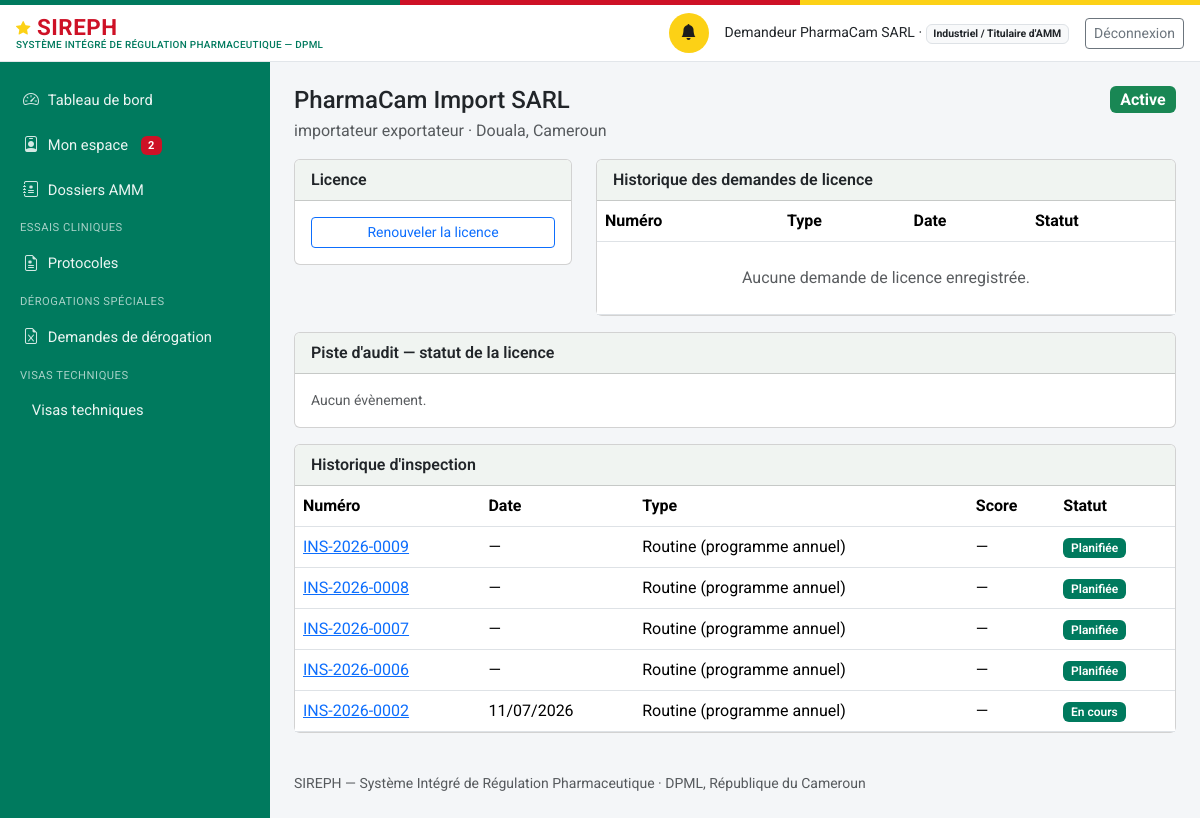
/etablissements/1 (signed in), run on an earlier commit of the app's database.
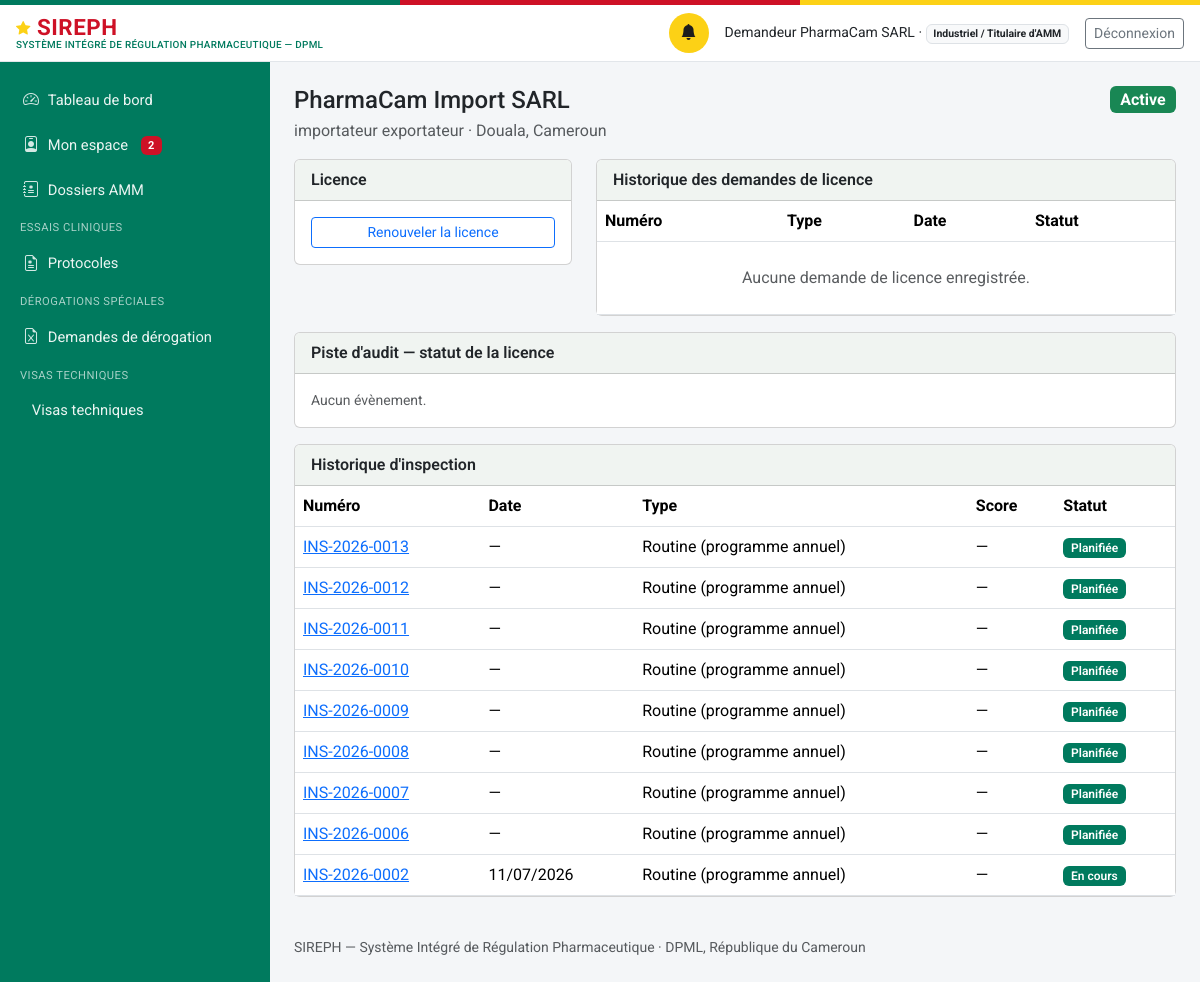
And on a later commit of the database.
### models.py (models this page shows, shortened)
class Inspection(db.Model):
    id = db.Column(db.Integer, primary_key=True)
    numero = db.Column(db.String(30), unique=True, nullable=False)  # INS-{annee}-{seq4}
    etablissement_id = db.Column(db.Integer, db.ForeignKey("etablissement.id"), nullable=False)
    inspecteur_id = db.Column(db.Integer, db.ForeignKey("personne.id"), nullable=False)
    type = db.Column(db.String(30), nullable=False, default="routine")
    date_planifiee = db.Column(db.Date, nullable=True)
    date_realisee = db.Column(db.DateTime, nullable=True)
    grille_json = db.Column(db.Text, default="[]")  # liste de GrilleItem, voir grille_ri.py
    score_conformite = db.Column(db.Integer, nullable=True)
    statut = db.Column(db.String(30), nullable=False, default="planifiee")
    plan_action = db.Column(db.Text, nullable=True)
    date_echeance_plan_action = db.Column(db.Date, nullable=True)
    non_conformite_grave = db.Column(db.Boolean, nullable=False, default=False)
    inspection_precedente_id = db.Column(db.Integer, db.ForeignKey("inspection.id"), nullable=True)  # suivi_programme
    date_creation = db.Column(db.DateTime, default=datetime.utcnow)
    date_maj = db.Column(db.DateTime, default=datetime.utcnow, onupdate=datetime.utcnow)
    etablissement = db.relationship("Etablissement", foreign_keys=[etablissement_id])
    inspecteur = db.relationship("Personne", foreign_keys=[inspecteur_id])
    inspection_precedente = db.relationship("Inspection", remote_side=[id])
    @property
    def grille(self):
        return json.loads(self.grille_json or "[]")

### routes_ri.py (the view)
@ri_bp.route("/etablissements/<int:id>")
@login_required
def etablissement_fiche(id):
    etab = Etablissement.query.get_or_404(id)
    inspections = Inspection.query.filter_by(etablissement_id=etab.id) \
        .order_by(Inspection.date_creation.desc()).all()
    demandes_licence = DemandeLicence.query.filter_by(etablissement_id=etab.id) \
        .order_by(DemandeLicence.date_creation.desc()).all()
    peut_gerer_licence = current_user().role_systeme == "administrateur_dpml" or (
        current_user().role_systeme == "demandeur_externe" and current_user().etablissement_rattachement_id == etab.id
    )
    from models import EvenementAudit
    audit_events = EvenementAudit.query.filter_by(entite_type="Etablissement", entite_id=etab.id) \
        .order_by(EvenementAudit.horodatage.desc()).all()
    return render_template("inspection/etablissement_fiche.html", etab=etab, inspections=inspections,
                            demandes_licence=demandes_licence, peut_gerer_licence=peut_gerer_licence,
                            audit_events=audit_events)

### auth.py (called while the page is built)
def current_user():
    uid = session.get("user_id")
    if not uid:
        return None
    return db.session.get(Personne, uid)

def login_required(view):
    @wraps(view)
    def wrapped(*a, **kw):
        if not current_user():
            return redirect(url_for("login", next=request.path))
        return view(*a, **kw)
    return wrapped

### models.py (called while the page is built)
    @property
    def role_label(self):
        from permissions import ROLES
        return ROLES.get(self.role_systeme, self.role_systeme)

    @property
    def est_externe(self):
        from permissions import est_externe
        return est_externe(self.role_systeme)

### paiements.py (called while the page is built)
def _representant_etablissement(etablissement_id):
    return (Personne.query
            .filter(Personne.etablissement_rattachement_id == etablissement_id,
                    Personne.role_systeme.in_(_PROFILS_REPRESENTANTS),
                    Personne.statut_compte == "actif")
            .first())

def paiements_du_redevable(personne):
    resultat = []
    for p in Paiement.query.order_by(Paiement.date_creation.desc()).all():
        d = _demandeur(p)
        if d and d.id == personne.id:
            resultat.append(p)
    return resultat

### templates/inspection/etablissement_fiche.html (shortened to what the changed rows need)
{% extends "base.html" %}
{% block content %}
<div class="row">
  <div class="col-lg-8 mb-3">
    <div class="card">
      <div class="table-responsive">
        <table class="table table-hover align-middle mb-0">
          <thead><tr><th>Numéro</th><th>Type</th><th>Date</th><th>Statut</th></tr></thead>
        </table>
      </div>
    </div>
  </div>
</div>
<div class="card">
  <div class="table-responsive">
    <table class="table table-hover align-middle mb-0">
      <thead><tr><th>Numéro</th><th>Date</th><th>Type</th><th>Score</th><th>Statut</th></tr></thead>
      <tbody>
        {% for i in inspections %}
        <tr>
          <td><a href="{{ url_for('ri.fiche', id=i.id) }}">{{ i.numero }}</a></td>
          <td>{{ i.date_realisee.strftime('%d/%m/%Y') if i.date_realisee else (i.date_planifiee.strftime('%d/%m/%Y') if i.date_planifiee else "—") }}</td>
          <td>{{ TYPES_RI.get(i.type, i.type) }}</td>
          <td>{{ i.score_conformite ~ '%' if i.score_conformite is not none else "—" }}</td>
          <td><span class="badge bg-primary badge-statut">{{ STATUTS_RI.get(i.statut, i.statut) }}</span></td>
        </tr>
        {% else %}
        <tr><td colspan="5" class="text-center text-muted py-4">Aucune inspection enregistrée pour cet établissement.</td></tr>
        {% endfor %}
      </tbody>
    </table>
  </div>
</div>
{% endblock %}

What changed in the data, as far as the page shows it:
added Inspection: numero "INS-2026-0013", date_realisee "—", get "Routine (programme annuel)", score_conformite "—", get "Planifiée"
added Inspection: numero "INS-2026-0012", date_realisee "—", get "Routine (programme annuel)", score_conformite "—", get "Planifiée"
added Inspection: numero "INS-2026-0011", date_realisee "—", get "Routine (programme annuel)", score_conformite "—", get "Planifiée"
added Inspection: numero "INS-2026-0010", date_realisee "—", get "Routine (programme annuel)", score_conformite "—", get "Planifiée"
